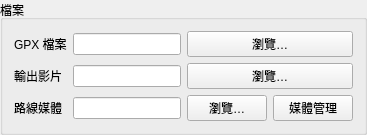
     <widget class="QGroupBox" name="groupBox_files">
      <property name="sizePolicy">
       <sizepolicy hsizetype="Expanding" vsizetype="Preferred">
        <horstretch>0</horstretch>
        <verstretch>0</verstretch>
       </sizepolicy>
      </property>
      <property name="minimumSize">
       <size>
        <width>0</width>
        <height>0</height>
       </size>
      </property>
      <property name="title">
       <string>檔案</string>
      </property>
      <layout class="QGridLayout" name="gridLayout_files">
       <item row="0" column="0">
        <widget class="QLabel" name="lbl_gpx">
         <property name="text">
          <string>GPX 檔案</string>
         </property>
        </widget>
       </item>
       <item row="0" column="1">
        <widget class="QLineEdit" name="lineEdit_gpx">
         <property name="toolTip">
          <string>選擇欲渲染的 GPX 軌跡路徑檔案 (.gpx)</string>
         </property>
        </widget>
       </item>
       <item row="0" column="2">
        <widget class="QPushButton" name="btn_browse_gpx">
         <property name="sizePolicy">
          <sizepolicy hsizetype="Preferred" vsizetype="Fixed">
           <horstretch>0</horstretch>
           <verstretch>0</verstretch>
          </sizepolicy>
         </property>
         <property name="text">
          <string>瀏覽…</string>
         </property>
        </widget>
       </item>
       <item row="1" column="0">
        <widget class="QLabel" name="lbl_output">
         <property name="text">
          <string>輸出影片</string>
         </property>
        </widget>
       </item>
       <item row="1" column="1">
        <widget class="QLineEdit" name="lineEdit_output">
         <property name="toolTip">
          <string>指定輸出的 MP4 影片檔名與資料夾路徑</string>
         </property>
        </widget>
       </item>
       <item row="1" column="2">
        <widget class="QPushButton" name="btn_browse_output">
         <property name="sizePolicy">
          <sizepolicy hsizetype="Preferred" vsizetype="Fixed">
           <horstretch>0</horstretch>
           <verstretch>0</verstretch>
          </sizepolicy>
         </property>
         <property name="text">
          <string>瀏覽…</string>
         </property>
        </widget>
       </item>
       <item row="2" column="0">
        <widget class="QLabel" name="lbl_media">
         <property name="toolTip">
          <string>用途：選擇包含照片或影片的資料夾或檔案。程式會自動讀取 EXIF 時間與 GPS 座標點插入時間軸。</string>
         </property>
         <property name="text">
          <string>路線媒體</string>
         </property>
        </widget>
       </item>
       <item row="2" column="1">
        <widget class="QLineEdit" name="lineEdit_media">
         <property name="toolTip">
          <string>用途：選擇包含照片或影片的資料夾或檔案。程式會自動讀取 EXIF 時間與 GPS 座標點插入時間軸。</string>
         </property>
        </widget>
       </item>
       <item row="2" column="2">
        <layout class="QHBoxLayout" name="horizontalLayout_media">
         <item>
          <widget class="QPushButton" name="btn_browse_media">
           <property name="sizePolicy">
            <sizepolicy hsizetype="Preferred" vsizetype="Fixed">
             <horstretch>0</horstretch>
             <verstretch>0</verstretch>
            </sizepolicy>
           </property>
           <property name="text">
            <string>瀏覽…</string>
           </property>
          </widget>
         </item>
         <item>
          <widget class="QPushButton" name="btn_media_dialog">
           <property name="sizePolicy">
            <sizepolicy hsizetype="Preferred" vsizetype="Fixed">
             <horstretch>0</horstretch>
             <verstretch>0</verstretch>
            </sizepolicy>
           </property>
           <property name="text">
            <string>媒體管理</string>
           </property>
          </widget>
         </item>
        </layout>
       </item>
      </layout>
     </widget>
